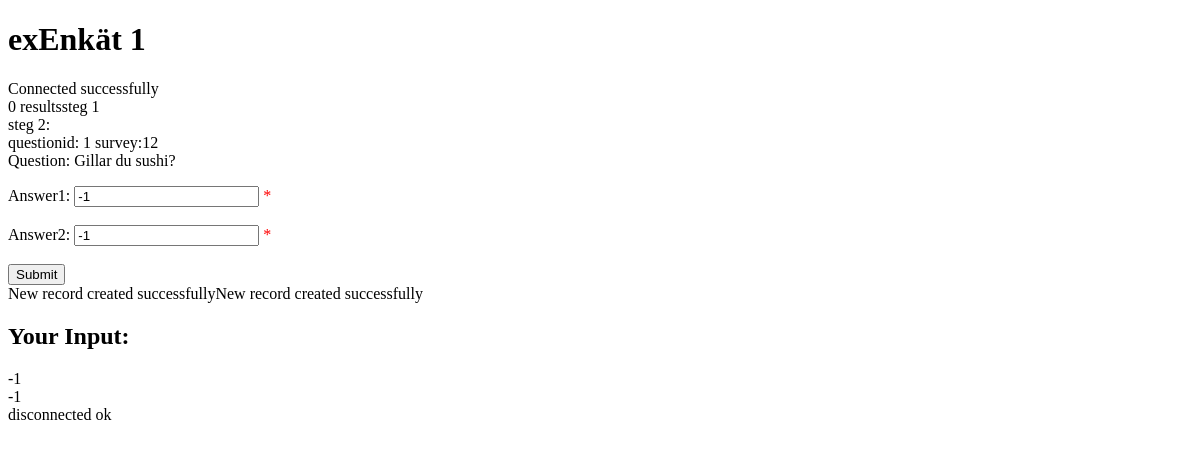
Before: /survey.php with the older database file.
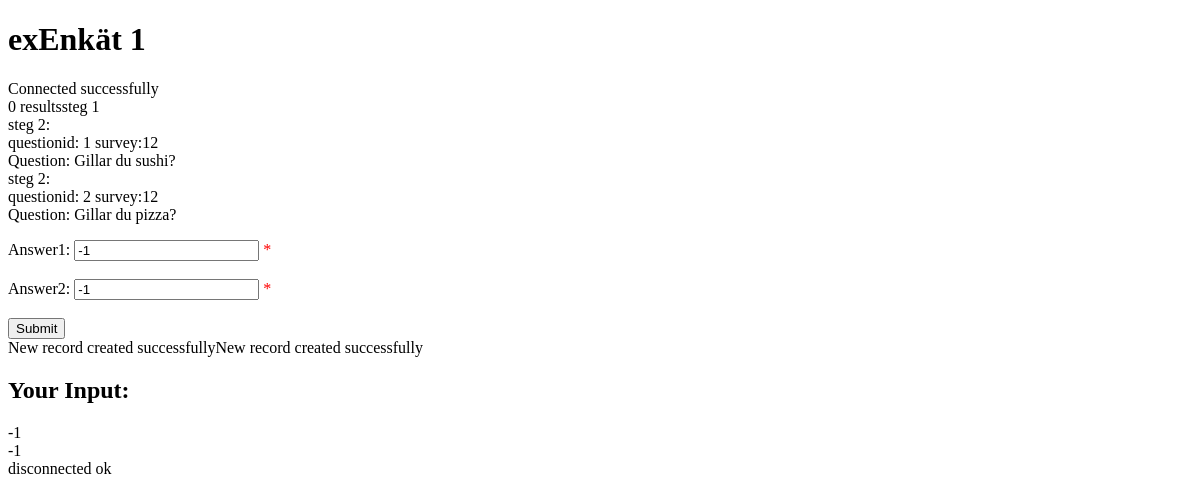
After: the same page with the newer database file.
### tables this page shows
CREATE TABLE IF NOT EXISTS questions(
    id int NOT NULL primary key AUTO_INCREMENT comment 'primary key',
    question varchar(100) comment 'the question',
    answers int COMMENT 'the possible answers not nesesary?',
    s_id int NOT NULL COMMENT 'Survey id',
    answerslable VARCHAR (20) COMMENT 'answers display name not nesesary?'
  ) default comment '';

### survey.php (the view, shortened to what this page needs)
<!DOCTYPE HTML>
<html>
<head>
</head>
<body>
  <h1>exEnkät 1</h1>
  <?php
  include 'php\db\connect.php';
  $answer1Err = $answer2Err = $questionErr = $genderErr = $websiteErr = "";
  $answer1 = -1;
  $answer2 = -1;
  $surveyid = 12;
  $mydb = dbConnect();
  echo '<br>';
  $sqlread = "SELECT id, name FROM surveys";
  $result = $mydb->query($sqlread);
  if ($result->num_rows > 0) {
    while ($row = $result->fetch_assoc()) {
      echo "id: " . $row["id"] . " - Name: " . $row["name"] . "<br>";
    }
  } else {
    echo "0 results";
  }
  function save_result($answer, $mydb, $questionid)
  {
    $sql = "INSERT INTO results (q_id, result)
    VALUES ($questionid, $answer)";
    if ($mydb->query($sql) === TRUE) {
      echo "New record created successfully";
    } else {
      echo "Error: " . $sql . "<br>" . $mydb->error;
    }
  }
  function get_question($mydb, $surveyid)
  {
    $sqlread1 = "SELECT id FROM questions WHERE s_id=$surveyid";
    $fraga1 = $mydb->query($sqlread1);
    if ($fraga1->num_rows > 0) {
      echo "steg 1 ", "<br>";
      while ($row = $fraga1->fetch_assoc()) {
        $questionid = $row["id"];
        $sqlread2 = "SELECT question FROM questions WHERE id=$questionid";
        echo "steg 2: " . "<br>" . " questionid: " . $questionid . " " .  " survey:" . $surveyid .  "<br>";
        $fraga2 = $mydb->query($sqlread2);
        if ($fraga2->num_rows > 0) {
          while ($row = $fraga2->fetch_assoc()) {
            echo "Question: " . $row["question"] . "<br>";
          }
        } else {
          echo "0 results";
        }
      }
    } else {
      echo "0 results";
    }
    return;
  }
  get_question($mydb, $surveyid);
  ?>
  <form method="post" action="<?php echo htmlspecialchars($_SERVER["PHP_SELF"]); ?>">
    Answer1: <input type="text" name="answer1" value="<?php echo $answer1; ?>">
    <span class="error">* <?php echo $answer1Err; ?></span>
    <br><br>
    Answer2: <input type="text" name="answer2" value="<?php echo $answer2; ?>">
    <span class="error">* <?php echo $answer2Err; ?></span>
    <br><br>
    <input type="submit" name="submit" value="Submit">
  </form>
  <?php
  save_result($answer1, $mydb, 1);
  echo "<h2>Your Input:</h2>";
  echo $answer1;
  echo "<br>";
  echo $answer2;
  echo "<br>";
  dbDisconnect($mydb);
  ?>
</body>
</html>

### php/db/connect.php (shortened to what this page needs)
<?php
function dbConnect()
{
    $servername = "localhost";
    $username = "AdminDbs";
    $password = "GhhhYuur_34";
    $dbname = "gymarbetedbs";
    $conn = new mysqli($servername, $username, $password, $dbname);
    echo "Connected successfully";
    return $conn;
}
?>
<?php
function dbDisconnect($conn)
{
    echo "disconnected ok";
    return;
}
?>

### survey.php (style rules this page uses)
.error { color: #FF0000; }

Changed rows visible on the page:
added questions: id "2", question "Gillar du pizza?"
